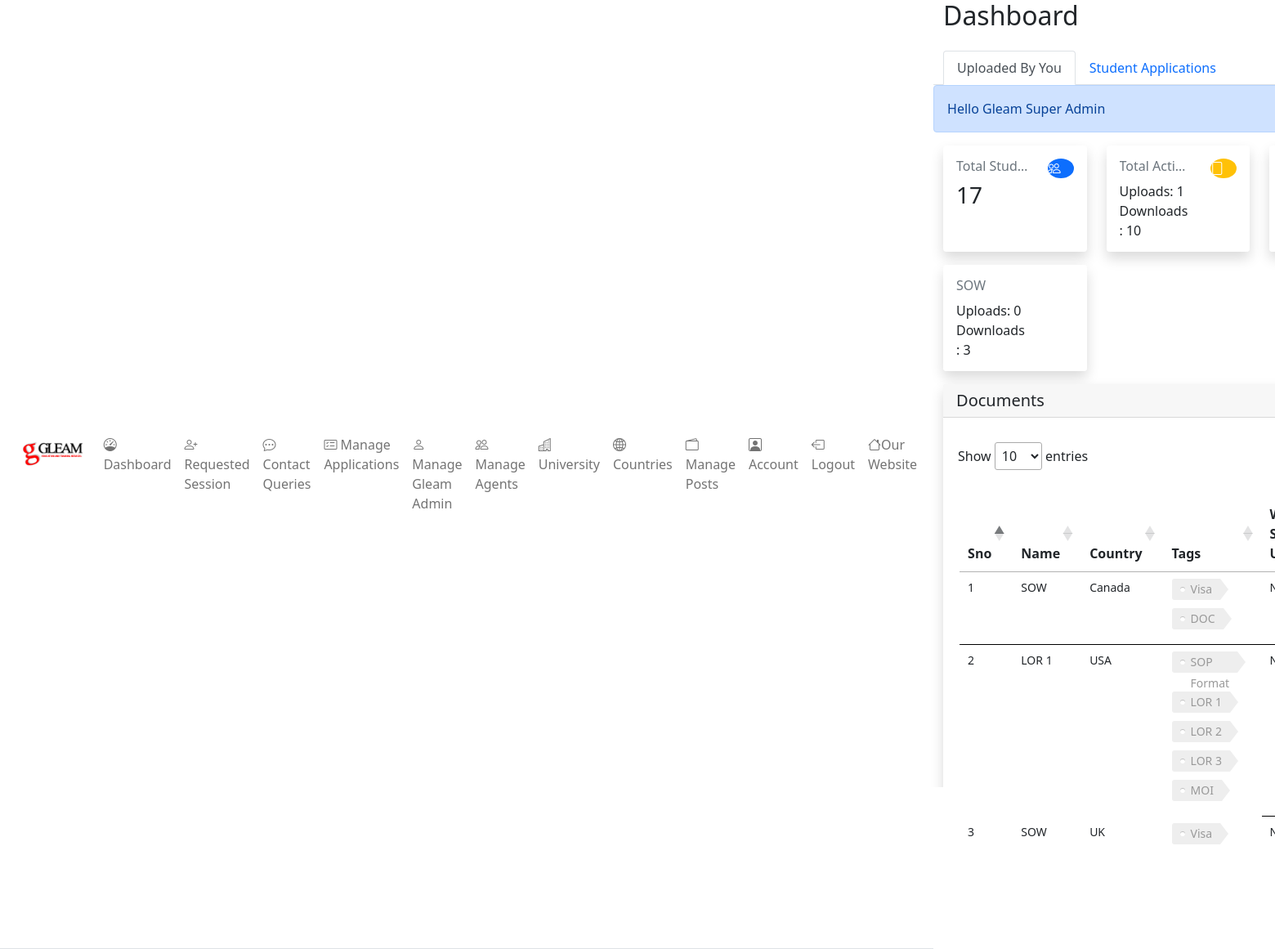
The page /admin/dashboard.php (signed in) on the database its author committed.
### tables this page shows
CREATE TABLE `users` (
  `id` int(11) NOT NULL,
  `name` text DEFAULT NULL,
  `email` varchar(50) NOT NULL,
  `phone` bigint(15) NOT NULL,
  `password` varchar(100) NOT NULL,
  `is_admin` int(11) NOT NULL DEFAULT 0 COMMENT '0-student, 1-admin,2-agent, 3-gleam admin',
  `verification_code` text DEFAULT NULL,
  `forgot_token` text DEFAULT NULL,
  `verified` int(10) NOT NULL DEFAULT 0 COMMENT '0-No, 1-Yes',
  `user_block` int(10) NOT NULL DEFAULT 0 COMMENT '0-unblock, 1-block',
  `created_at` timestamp NOT NULL DEFAULT current_timestamp(),
  `updated_at` timestamp NULL DEFAULT NULL ON UPDATE current_timestamp(),
  `deleted_at` timestamp NULL DEFAULT NULL
);

CREATE TABLE `documents` (
  `id` int(200) NOT NULL,
  `name` text DEFAULT NULL,
  `file_location` varchar(200) NOT NULL,
  `will_student` int(11) NOT NULL,
  `country` int(11) DEFAULT NULL COMMENT 'id of country table',
  `tags` text DEFAULT NULL,
  `created_at` timestamp NOT NULL DEFAULT current_timestamp(),
  `updated_at` timestamp NULL DEFAULT NULL,
  `deleted_at` timestamp NULL DEFAULT NULL
);

CREATE TABLE `countries` (
  `id` int(11) NOT NULL,
  `country_name` text NOT NULL,
  `created_at` timestamp NOT NULL DEFAULT current_timestamp(),
  `updated_at` timestamp NULL DEFAULT NULL ON UPDATE current_timestamp(),
  `deleted_at` timestamp NULL DEFAULT NULL
);

### admin/dashboard.php (the view, shortened to what the rows shown need)
<?php
include("../../backend/config.php");
$stmt="SELECT name FROM users WHERE id=(?) AND is_admin=(?) LIMIT 1";
$sql=mysqli_prepare($conn, $stmt);
$is_admin=1;
mysqli_stmt_bind_param($sql,"ii",$_SESSION["admin_id"],$is_admin);
$result=mysqli_stmt_execute($sql);
if (!empty($result) && isset($result)){
    $data= mysqli_stmt_get_result($sql);
    $user_name=mysqli_fetch_array($data);
        ?>
        <?php
}
?>
<!DOCTYPE html>
<html lang="en">
<head>
    <?php require('./admin_components/header_links.php'); ?>
</head>
<body>
    <div class="d-flex flex-column flex-lg-row h-lg-full bg-surface-secondary">
        <div class="h-screen flex-grow-1 overflow-y-lg-auto">
            <header class="bg-surface-primary border-bottom pt-6">
                <div class="container-fluid">
                    <div class="mb-npx">
                        <div class="row align-items-center">
                            <div class="col-sm-6 col-12 mb-4 mb-sm-0">
                                <h1 class="h2 mb-0 ls-tight">Dashboard</h1>
                            </div>
                        </div>
                    </div>
                </div>
            </header>
            <div class="alert alert-primary" role="alert">
                Hello <?php echo $user_name['name']; ?>
            </div>
            <main class="py-6 bg-surface-secondary">
                <div class="container-fluid">
                    <div class="row g-6 mb-6">
                        <?php
                        $stmt="SELECT id,name FROM `documents`
                        WHERE documents.deleted_at IS NULL";
                        $sql=mysqli_prepare($conn, $stmt);
                        $result=mysqli_stmt_execute($sql);
                            if ($result){
                                $data= mysqli_stmt_get_result($sql);
                                while ($row = mysqli_fetch_array($data)){
                                    $stmt2="SELECT id FROM `activity` WHERE document_id=(?) AND activity_type=(?)";
                                    $sql2=mysqli_prepare($conn, $stmt2);
                                    $activity_type=2;
                                    mysqli_stmt_bind_param($sql2,"ii",$row["id"],$activity_type);
                                    $result2=mysqli_stmt_execute($sql2);
                                    if ($result2){
                                            mysqli_stmt_store_result($sql2);
                                            $nubmer_of_rows=mysqli_stmt_num_rows($sql2);
                                    }
                                    else{
                                        mysqli_stmt_close($sql2);
                                    }
                                    $stmt2="SELECT id FROM `activity` WHERE document_id=(?) AND activity_type=(?)";
                                    $sql2=mysqli_prepare($conn, $stmt2);
                                    $activity_type=1;
                                    mysqli_stmt_bind_param($sql2,"ii",$row["id"],$activity_type);
                                    $result2=mysqli_stmt_execute($sql2);
                                    if ($result2){
                                            mysqli_stmt_store_result($sql2);
                                            $nubmer_of_downloads=mysqli_stmt_num_rows($sql2);
                                    }
                                    else{
                                        mysqli_stmt_close($sql2);
                                    }
                        ?>
                        <div class="col-xl-3 col-sm-6 col-12 mb-3">
                            <div class="card shadow border-0 overflow_style" style="height: 130px; cursor:pointer;">
                                <form action="./document_activity.php" id="activity_form<?php echo $row['id']; ?>" method="get">
                                    <a  onclick="<?php echo 'activity_form'.$row['id']; ?>.submit();">
                                        <div class="card-body">
                                            <div class="row">
                                                <div class="col-8 mr-auto">
                                                    <span class="h6 font-semibold
                                                    text-muted text-sm d-block mb-2 text-truncate"><?php echo $row["name"]; ?></span>
                                                    <span class="h6 font-bold mb-0">Uploads: <?php echo $nubmer_of_rows; ?></span>
                                                    <br>
                                                    <span class="h6 font-bold mb-0">Downloads: <?php echo $nubmer_of_downloads; ?></span>
                                                </div>
                                                <div class="col-4  ml-auto text-center">
                                                    <div class="icon icon-shape bg-tertiary
                                                    text-white text-lg rounded-circle text-center">
                                                        <i class="bi bi-files"></i>
                                                    </div>
                                                </div>
                                            </div>
                                        </div>
                                    </a>
                                </form>
                            </div>
                        </div>
                        <?php }
                        }?>
                    </div>
                    <div class="card shadow border-0 mb-7">
                        <div class="table-responsive" style="padding: 30px 18px;">
                            <table class="table table-hover table-nowrap" id="myTable" style="padding: 30px 2px; border: 0px solid black !important;">
                                <thead class="thead-light">
                                    <tr>
                                        <th style="font-size: 16px;">Sno</th>
                                        <th style="font-size: 16px;">Name</th>
                                        <th style="font-size: 16px;">Country</th>
                                        <th style="font-size: 16px;">Tags</th>
                                        <th style="font-size: 16px;">Will Student Upload</th>
                                    </tr>
                                </thead>
                                <tbody >
                                    <?php
                                        $stmt="SELECT countries.country_name,documents.id,documents.name,documents.tags,documents.will_student,documents.created_at,documents.file_location
                                        FROM `documents`
                                        INNER JOIN countries ON countries.id=documents.country WHERE documents.deleted_at IS NULL";
                                        $sql=mysqli_prepare($conn, $stmt);
                                        $result=mysqli_stmt_execute($sql);
                                        if ($result){
                                                $data= mysqli_stmt_get_result($sql);
                                                $sno=1;
                                                while ($row = mysqli_fetch_array($data)){
                                    ?>
                                    <tr>
                                        <td style="font-size: 14px;">
                                            <?php echo $sno;?>
                                        </td>
                                        <td style="font-size: 14px;">
                                            <?php echo $row["name"];?>
                                        </td>
                                        <td style="font-size: 14px;">
                                            <?php echo $row["country_name"];?>
                                        </td>
                                        <td class="overflow_style2" style="font-size: 14px;">
                                            <?php
                                                if($row["tags"]==null){
                                                    echo "Not Available";
                                                }
                                                else{
                                                    $tags=explode(",",$row["tags"]);
                                                    foreach($tags as $tag){
                                                        ?>
                                                        <a class="tag"><?php echo $tag==null?"Not Available":$tag;?></a>
                                                        <?php
                                                    }
                                                }
                                            ?>
                                        </td>
                                        <td style="font-size: 14px;">
                                            <?php echo $row['will_student']==1?"Yes":"No"; ?>
                                        </td>
                                    </tr>
                                    <?php
                                    $sno++;
                                    }
                                }
                                ?>
                                </tbody>
                            </table>
                        </div>
                    </div>
                </div>
            </main>
        </div>
    </div>
</body>
</html>

### rows shown on the page
users: name "Gleam Super Admin"
documents: name "SOW", nubmer_of_rows "0", nubmer_of_downloads "3", countries.country_name "UK", tags "Visa", will_student "No"
documents: name "SOW", countries.country_name "Canada", tags "Visa", tags "DOC", will_student "No"
documents: name "LOR 1", countries.country_name "USA", tags "SOP Format", tags "LOR 1", tags "LOR 2", tags "LOR 3", tags "MOI", will_student "No"

### other values the page prints
$row[0] "17"
$row[0] "1"
$row[0] "10"
